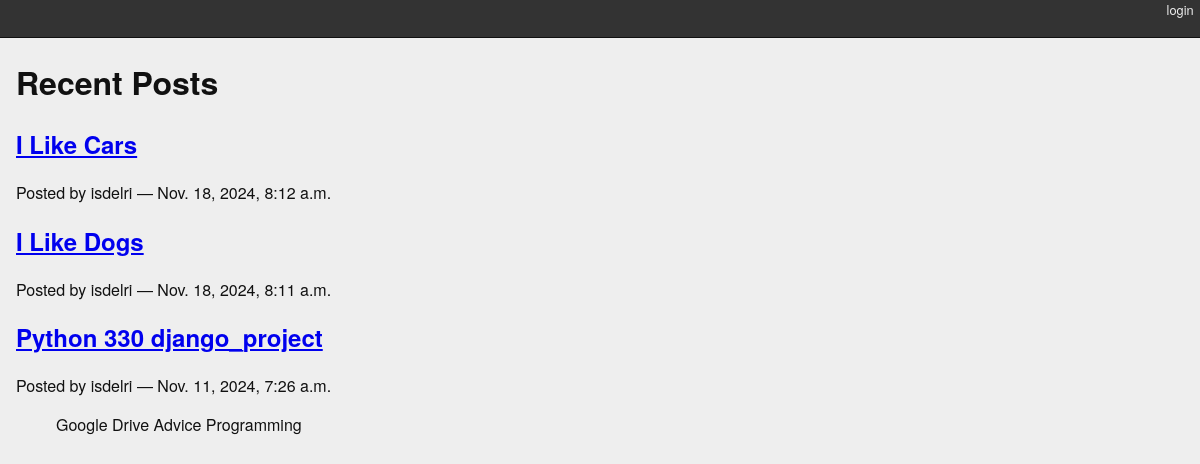
/posts/, run on the app's committed database.
### blogging/models.py (models this page shows)
class Post(models.Model):
    title = models.CharField(max_length=128)
    text = models.TextField(blank=True)
    author = models.ForeignKey(User, on_delete=models.CASCADE)
    created_date = models.DateTimeField(auto_now_add=True)
    modified_date = models.DateTimeField(auto_now=True)
    published_date = models.DateTimeField(blank=True, null=True)
    def __str__(self):
        return self.title

class Category(models.Model):
    name = models.CharField(max_length=128)
    description = models.TextField(blank=True)
    posts = models.ManyToManyField(Post, blank=True, related_name='categories')
    def __str__(self):
        return self.name
    class Meta:
        verbose_name_plural = 'Categories'

### blogging/views.py (the view)
# urls.py: path('', BlogListView.as_view(), name="blog_index"),  # Home page
class BlogListView(ListView):
    template_name = 'blogging/list.html'
    context_object_name = 'posts'
    queryset = Post.objects.exclude(published_date__exact=None).order_by('-published_date')

### blogging/templates/blogging/list.html
{% extends "base.html" %}
{% block content %}
<h1>Recent Posts</h1>
{% for post in posts %}
<div class="post">
    <h2>
        <a href="{% url 'blog_detail' post.pk %}">{{ post }}</a>
    </h2>
    <p class="byline">
        Posted by {{ post.author.username }} &mdash; {{ post.published_date }}
    </p>
    <ul class="categories">
        {% for category in post.categories.all %}
        <li>{{ category }}</li>
        {% endfor %}
    </ul>
</div>
{% endfor %}
{% endblock %}

### templates/base.html (shortened to what this page needs)
{% load static %}
<!DOCTYPE html>
<html>
<head>
    <link type="text/css" rel="stylesheet" href="{% static 'django_blog.css' %}">
</head>
<body>
    <div id="header">
        <ul id="control-bar">
            {% if user.is_authenticated %}
            {% if user.is_staff %}
            <li><a href="{% url 'admin:index' %}">admin</a></li>
            {% endif %}
            <li>
                <form action="{% url 'logout' %}" method="post" style="display:inline;">
                    {% csrf_token %}
                    <button type="submit" style="background:none; border:none; padding:0; color:white; cursor:pointer;">
                        logout
                    </button>
                </form>
            </li>
            {% else %}
            <li><a href="{% url 'login' %}">login</a></li>
            {% endif %}
        </ul>
    </div>
    <div id="container">
        <div id="content">
            {% block content %}{% endblock %}
        </div>
    </div>
</body>
</html>

### blogging/static/django_blog.css (style rules this page uses)
body { background-color: #eee; color: #111; font-family: "HelveticaNeue-Light", "Helvetica Neue Light", "Helvetica Neue", Helvetica, Arial, "Lucida Grande", sans-serif; margin: 0; padding: 0; }
#container { margin: 0; padding: 0; margin-top: 0px; }
#header { background-color: #333; border-bottom: 1px solid #111; margin: 0; padding: 0; }
#control-bar { margin: 0em 0em 1em; list-style: none; list-style-type: none; text-align: right; color: #eee; font-size: 80%; padding-bottom: 0.4em; }
#control-bar li { display: inline-block; }
#control-bar li a { color: #eee; padding: 0.5em; text-decoration: none; }
#content { margin: 0em 1em 1em; }
ul.categories { list-style: none; list-style-type: none; }
ul.categories li { display: inline; }

### data on the page
Post: title "I Like Cars", author.username "isdelri", published_date "Nov. 18, 2024, 8:12 a.m."
Post: title "I Like Dogs", author.username "isdelri", published_date "Nov. 18, 2024, 8:11 a.m."
Post: title "Python 330 django_project", author.username "isdelri", published_date "Nov. 11, 2024, 7:26 a.m."
Category: name "Google Drive Advice"
Category: name "Programming"
